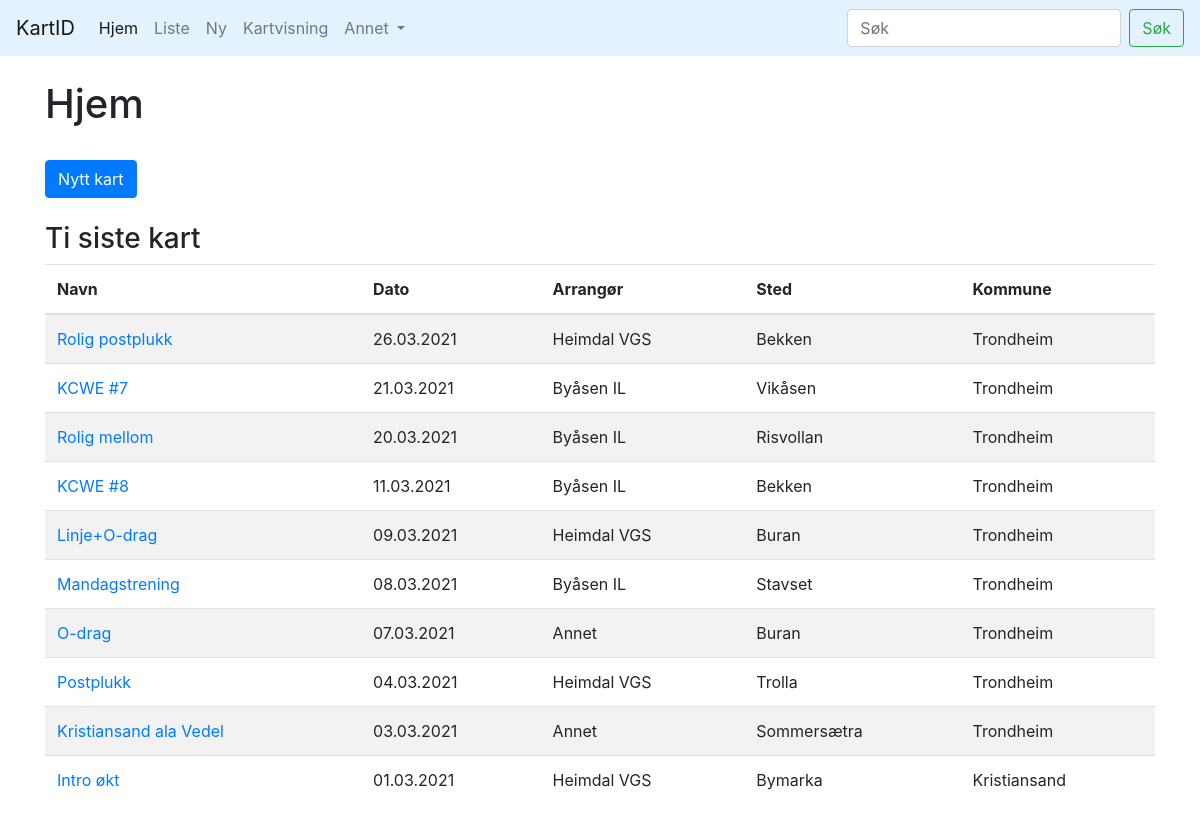
The page / on the database its author committed.
### app.py (models this page shows, shortened)
class base(db.Model):
    nr = db.Column(db.Integer, primary_key=True)
    dato_lagd = db.Column(db.DateTime, default=datetime.now())
    navn = db.Column(db.String(200))
    dato = db.Column(db.Date)
    arr = db.Column(db.String(100))
    typ = db.Column(db.String(10))
    klasse = db.Column(db.String(10))
    kommune = db.Column(db.String(50))
    sted = db.Column(db.String(100))
    hva = db.Column(db.String(20))
    lat = db.Column(db.Float)
    lng = db.Column(db.Float)
    eventorID = db.Column(db.String(10))

### app.py (the view)
@app.route("/")
def hjem():
    kart = base.query.order_by(desc(base.dato)).limit(10).all()
    return render_template("hjem.html", kart=kart)

### templates/hjem.html (shortened to what this page needs)
{% extends 'base.html' %}
{% block content %}
    <h1>{% block title %} Hjem {% endblock %}</h1>
    <br>
    <a href="/ny"><div class="btn btn-primary">Nytt kart</div></a>
    <br><br>
    <h3>Ti siste kart</h3>
    <table class="table table-striped">
        <thead>
            <tr>
                <th scope="col">Navn</th>
                <th scope="col">Dato</th>
                <th scope="col">Arrangør</th>
                <th scope="col">Sted</th>
                <th scope="col">Kommune</th>
            </tr>
        </thead>
        <tbody>
            {% for k in kart %}
            <tr>
                <td><a href="{{ url_for('viser', id=k.nr) }}"> {{ k.navn }} </a></td>
                <td>{{ k.dato.strftime("%d.%m.%Y") }}</td>
                <td>{{ k.arr }}</td>
                <td>{{ k.sted }}</td>
                <td>{{ k.kommune }}</td>
            </tr>
            {% endfor %}
        </tbody>
    </table>
{% endblock %}

### templates/base.html (shortened to what this page needs)
<!doctype html>
<html lang="en">
  <head>
    <link rel="stylesheet" href="https://unpkg.com/leaflet@1.7.1/dist/leaflet.css"
/>
    <link rel="stylesheet" href="https://stackpath.bootstrapcdn.com/bootstrap/4.3.1/css/bootstrap.min.css">
  </head>
  <body>
    <nav class="navbar navbar-expand-lg navbar-light" style="background-color: #e3f2fd;">
      <a class="navbar-brand" href="/">KartID</a>
      <div class="collapse navbar-collapse" id="navbarSupportedContent">
        <ul class="navbar-nav mr-auto">
          <li class="nav-item active">
            <a class="nav-link" href="/">Hjem <span class="sr-only">(current)</span></a>
          </li>
          <li class="nav-item">
            <a class="nav-link" href="/vis">Liste</a>
          </li>
          <li class="nav-item">
            <a class="nav-link" href="/ny">Ny</a>
          </li>
          <li class="nav-item">
            <a class="nav-link" href="/kart">Kartvisning</a>
          </li>
          <li class="nav-item dropdown">
            <a class="nav-link dropdown-toggle" href="#" id="navbarDropdown" role="button" data-toggle="dropdown" aria-haspopup="true" aria-expanded="false">
              Annet
            </a>
          </li>
        </ul>
        <form class="form-inline my-2 my-lg-0" action="/søk" method="post">
          <input id="søk" name="søk" class="form-control mr-sm-2" type="search" placeholder="Søk" aria-label="Search">
          <button class="btn btn-outline-success my-2 my-sm-0" type="submit">Søk</button>
        </form>
      </div>
    </nav>
    <br>
    <div class="container">
        {% block content %} {% endblock %}
    </div>
  </body>
</html>

### rows shown on the page
base: navn "Rolig postplukk", dato "26.03.2021", arr "Heimdal VGS", sted "Bekken", kommune "Trondheim"
base: navn "KCWE #7", dato "21.03.2021", arr "Byåsen IL", sted "Vikåsen", kommune "Trondheim"
base: navn "Rolig mellom", dato "20.03.2021", arr "Byåsen IL", sted "Risvollan", kommune "Trondheim"
base: navn "KCWE #8", dato "11.03.2021", arr "Byåsen IL", sted "Bekken", kommune "Trondheim"
base: navn "Linje+O-drag", dato "09.03.2021", arr "Heimdal VGS", sted "Buran", kommune "Trondheim"
base: navn "Mandagstrening", dato "08.03.2021", arr "Byåsen IL", sted "Stavset", kommune "Trondheim"
base: navn "O-drag", dato "07.03.2021", arr "Annet", sted "Buran", kommune "Trondheim"
base: navn "Postplukk", dato "04.03.2021", arr "Heimdal VGS", sted "Trolla", kommune "Trondheim"
base: navn "Kristiansand ala Vedel", dato "03.03.2021", arr "Annet", sted "Sommersætra", kommune "Trondheim"
base: navn "Intro økt", dato "01.03.2021", arr "Heimdal VGS", sted "Bymarka", kommune "Kristiansand"
